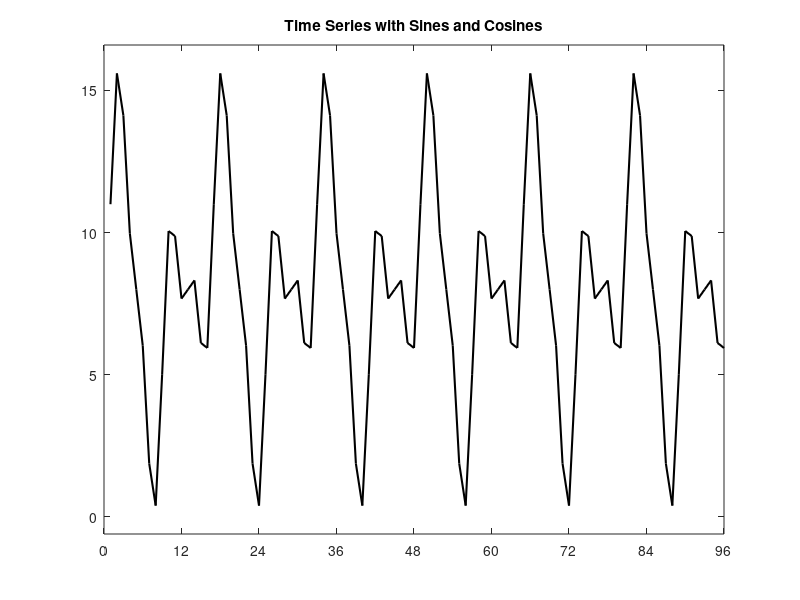
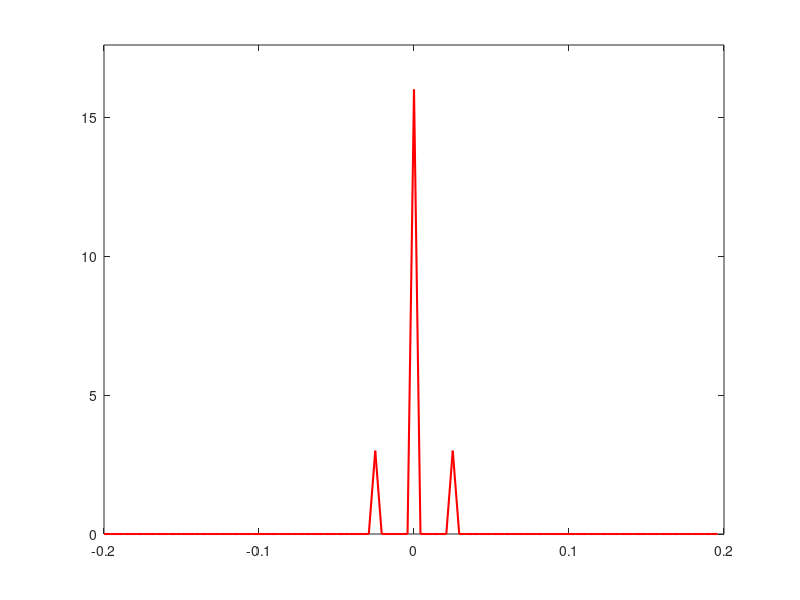

Source code (MATLAB) for these figures, in order: (Note: this script raises an error after producing the figures.)
% Code inspired by Professor Daniel Rowe
% Based on ftConvTS.m
clear all
close all

% time series parameters (from ftConvTS.m)
n=96; % number of time points
dt=2.5; %seconds between time points
t=(1:n)'; % sampled time points

% Define my own frequency components
A1=8; A2=3; A3=4; A4=2; % frequency amplitudes
nu1=0/(dt*n); nu2=6/(dt*n); % cosine frequencies
nu3=12/(dt*n); nu4=24/(dt*n); % sine frequencies

y=zeros(n,1); % preallocate y
y=A1*cos(2*pi*nu1*(t-1)*dt)...
 +A2*cos(2*pi*nu2*(t-1)*dt)...
 +A3*sin(2*pi*nu3*(t-1)*dt)...
 +A4*sin(2*pi*nu4*(t-1)*dt);

figure;
plot(t,y,'k','LineWidth',1.5)
xlim([0,n]), ylim([min(y)-1,max(y)+1])
set(gca,'xtick',(0:n/8:n))
title('Time Series with Sines and Cosines')

% Part (a): Forward discrete Fourier transform to discover frequencies

% Setup frequency vector (from ftConvTS.m)
dnu=1/(n*dt);
nu=((1:n)'-n/2-1)*dnu;
fty=fftshift(fft(fftshift(y)));

% Plot Fourier coefficients - real part (cosines)
figure;
plot(nu,2*real(fty)/n,'r','LineWidth',1.5)
xlim([-1/dt/2,1/dt/2]),ylim([0,max(2*real(fty)/n)*1.1])
set(gca,'xtick',round(nu(1:n/8:n),3))
title('Fourier Coefficients - Real Part (Cosines)')

% Plot Fourier coefficients - imaginary part (sines)
figure;
plot(nu,2*abs(imag(fty))/n,'b','LineWidth',1.5)
xlim([-1/dt/2,1/dt/2]),ylim([0,max(2*abs(imag(fty))/n)*1.1])
set(gca,'xtick',round(nu(1:n/8:n),3))
title('Fourier Coefficients - Imaginary Part (Sines)')

% Combined plot
figure;
plot(nu,2*real(fty)/n,'r','LineWidth',1.5)
hold on
plot(nu,2*abs(imag(fty))/n,'b','LineWidth',1.5)
xlim([-1/dt/2,1/dt/2])
set(gca,'xtick',round(nu(1:n/8:n),3))
legend('Real (Cosines)','Imaginary (Sines)')
title('All Fourier Coefficients')

% Part (b): Set coefficients for one frequency to zero and inverse transform

% Remove the nu3 sine component (A3*sin term)
fty_modified = fty;
target_freq = nu3;

% Find indices for positive and negative frequencies
[~, idx_pos] = min(abs(nu - target_freq));
[~, idx_neg] = min(abs(nu + target_freq));

fty_modified(idx_pos) = 0;
fty_modified(idx_neg) = 0;

y_reconstructed = fftshift(ifft(fftshift(fty_modified)));

figure;
plot(t,y,'k','LineWidth',1.5)
hold on
plot(t,real(y_reconstructed),'r--','LineWidth',1.5)
xlim([0,n]), ylim([min(y)-1,max(y)+1])
set(gca,'xtick',(0:n/8:n))
legend('Original','Reconstructed (freq removed)')
title('Original vs Reconstructed Signal')

% Plot the removed component
figure;
plot(t,y-real(y_reconstructed),'g','LineWidth',1.5)
hold on
plot(t,A3*sin(2*pi*nu3*(t-1)*dt),'k:','LineWidth',2)
xlim([0,n])
set(gca,'xtick',(0:n/8:n))
legend('Removed component','Original A3*sin term')
title('Removed Frequency Component')